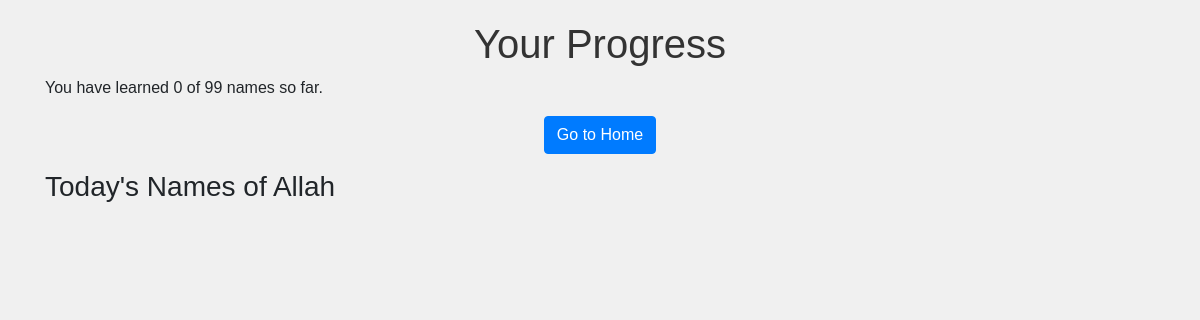
The app's page /learning/, older data.
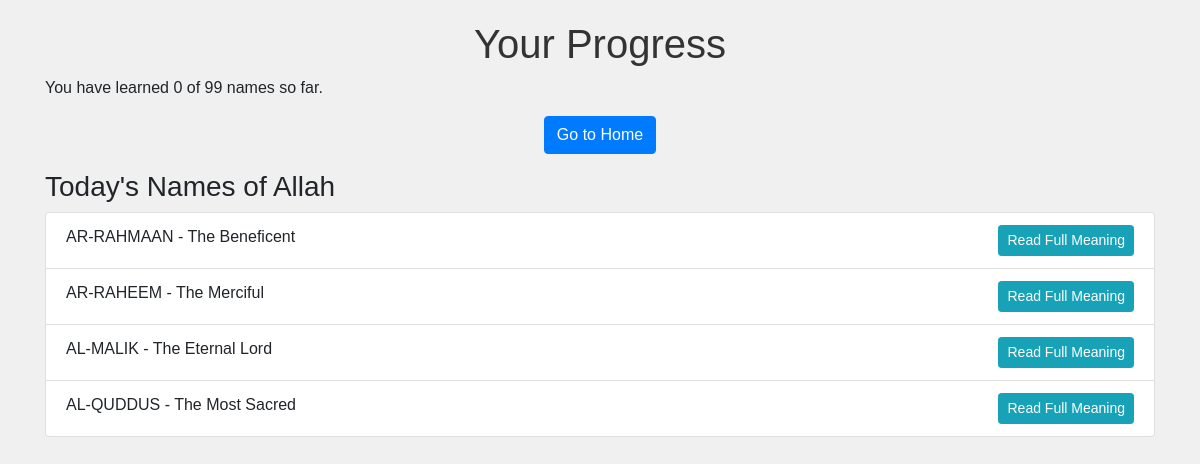
The same page, newer data.
### names99/models.py (models this page shows, shortened)
class NameOfAllah(models.Model):
    name = models.CharField(max_length=100)
    meaning = models.TextField()
    full_meaning = models.TextField()

### names99/views.py (the view)
# urls.py: path('learning/', views.learning_page, name='learning_page'),  # Ensure this line is present
def learning_page(request):
    learned_names = request.session.get('learned_names', 0)
    names_per_day = 4  # Default value or retrieve from session if needed
    names = NameOfAllah.objects.all()[learned_names:learned_names + names_per_day]
    return render(request, 'names99/learning_page.html', {
        'names': names,
        'learned_names': learned_names,
    })

### names99/templates/names99/learning_page.html (shortened to what this page needs)
<!DOCTYPE html>
<html lang="en">
<head>
    <link rel="stylesheet" href="https://stackpath.bootstrapcdn.com/bootstrap/4.5.2/css/bootstrap.min.css">
</head>
<body>
    <div class="container">
        <h1 class="text-center">Your Progress</h1>
        <p>You have learned <span id="learnedCount">0</span> of 99 names so far.</p>
        <div class="text-center mb-3">
            <a href="{% url 'home' %}" class="btn btn-primary">Go to Home</a>
        </div>
        <h3>Today's Names of Allah</h3>
        <ul class="list-group" id="namesList">
            {% for name in names %}
                <li class="list-group-item">
                    {{ name.name }} - {{ name.meaning }}
                    <button class="btn btn-info btn-sm float-right" onclick="showMeaning('{{ name.name }}', '{{ name.full_meaning|escapejs }}')">Read Full Meaning</button>
                </li>
            {% endfor %}
        </ul>
    </div>
</body>
</html>

### names99/templates/names99/learning_page.html (style rules this page uses)
body { font-family: Arial, sans-serif; background-color: #f0f0f0; margin: 0; padding: 20px; }
h1 { color: #333; }

Row changes from the older to the newer data that the page shows:
added NameOfAllah: name "AR-RAHMAAN", meaning "The Beneficent"
added NameOfAllah: name "AR-RAHEEM", meaning "The Merciful"
added NameOfAllah: name "AL-MALIK", meaning "The Eternal Lord"
added NameOfAllah: name "AL-QUDDUS", meaning "The Most Sacred"
